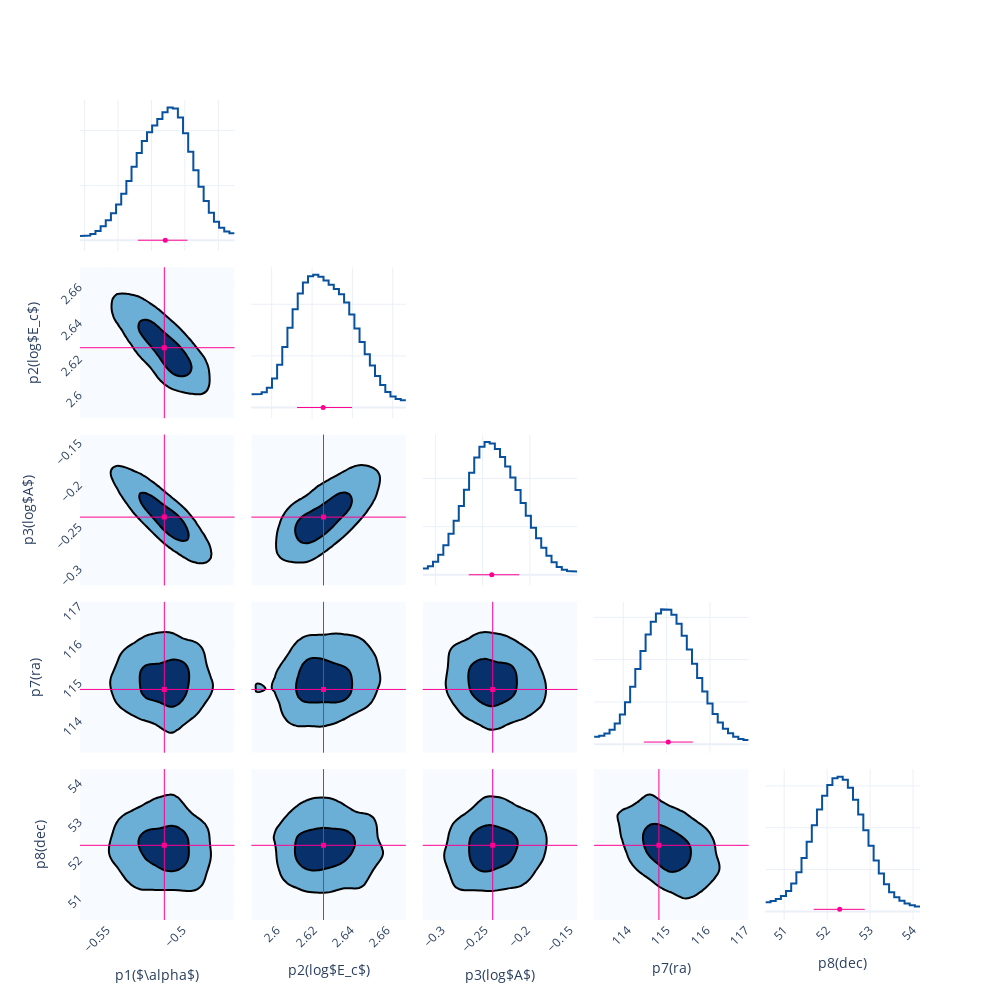

The notebook cell this image was saved under:
### Code cell
fig = Plot.post_corner(post)
fig.save(f'{savepath}/corner')

### Figure 1 — Plotly figure (JSON) as saved in the notebook; plotly's stock layout.template omitted (floating-point values rounded to 4 significant figures; data arrays with more than 128 entries replaced by an {"elided": "..."} marker saying what was removed)
{"data": [{"line": {"color": "#08519c", "width": 2}, "mode": "lines", "name": "p1($\\alpha$)", "showlegend": false, "type": "scatter", "x": [-0.5627, -0.5596, -0.5596, -0.5565, -0.5565, -0.5535, -0.5535, -0.5504, -0.5504, -0.5473, -0.5473, -0.5442, -0.5442, -0.5411, -0.5411, -0.5381, -0.5381, -0.535, -0.535, -0.5319, -0.5319, -0.5288, -0.5288, -0.5257, -0.5257, -0.5227, -0.5227, -0.5196, -0.5196, -0.5165, -0.5165, -0.5134, -0.5134, -0.5103, -0.5103, -0.5072, -0.5072, -0.5042, -0.5042, -0.5011, -0.5011, -0.498, -0.498, -0.4949, -0.4949, -0.4918, -0.4918, -0.4888, -0.4888, -0.4857, -0.4857, -0.4826, -0.4826, -0.4795, -0.4795, -0.4764, -0.4764, -0.4734, -0.4734, -0.4703], "xaxis": "x", "y": [0.7577, 0.7577, 0.8609, 0.8609, 1.144, 1.144, 1.694, 1.694, 2.537, 2.537, 3.631, 3.631, 4.947, 4.947, 6.538, 6.538, 8.496, 8.496, 10.83, 10.83, 13.39, 13.39, 15.93, 15.93, 18.09, 18.09, 19.71, 19.71, 20.94, 20.94, 22.12, 22.12, 23.35, 23.35, 24.21, 24.21, 24.03, 24.03, 22.4, 22.4, 19.54, 19.54, 16.12, 16.12, 12.78, 12.78, 9.781, 9.781, 7.18, 7.18, 5.02, 5.02, 3.377, 3.377, 2.262, 2.262, 1.599, 1.599, 1.293, 1.293], "yaxis": "y"}, {"line": {"color": "#08519c", "width": 2}, "mode": "lines", "name": "p2(log$E_c$)", "showlegend": false, "type": "scatter", "x": [2.59, 2.592, 2.592, 2.595, 2.595, 2.598, 2.598, 2.6, 2.6, 2.603, 2.603, 2.605, 2.605, 2.608, 2.608, 2.61, 2.61, 2.613, 2.613, 2.615, 2.615, 2.618, 2.618, 2.621, 2.621, 2.623, 2.623, 2.626, 2.626, 2.628, 2.628, 2.631, 2.631, 2.633, 2.633, 2.636, 2.636, 2.638, 2.638, 2.641, 2.641, 2.644, 2.644, 2.646, 2.646, 2.649, 2.649, 2.651, 2.651, 2.654, 2.654, 2.656, 2.656, 2.659, 2.659, 2.661, 2.661, 2.664, 2.664, 2.667], "xaxis": "x7", "y": [2.577, 2.577, 2.624, 2.624, 2.94, 2.94, 3.854, 3.854, 5.627, 5.627, 8.307, 8.307, 11.7, 11.7, 15.44, 15.44, 19.03, 19.03, 22.06, 22.06, 24.22, 24.22, 25.4, 25.4, 25.7, 25.7, 25.33, 25.33, 24.58, 24.58, 23.76, 23.76, 22.96, 22.96, 21.96, 21.96, 20.34, 20.34, 18.0, 18.0, 15.3, 15.3, 12.69, 12.69, 10.32, 10.32, 8.122, 8.122, 6.094, 6.094, 4.352, 4.352, 3.02, 3.02, 2.133, 2.133, 1.638, 1.638, 1.433, 1.433], "yaxis": "y7"}, {"colorscale": [[0, "rgb(247,251,255)"], [0.125, "rgb(222,235,247)"], [0.25, "rgb(198,219,239)"], [0.375, "rgb(158,202,225)"], [0.5, "rgb(107,174,214)"], [0.625, "rgb(66,146,198)"], [0.75, "rgb(33,113,181)"], [0.875, "rgb(8,81,156)"], [1, "rgb(8,48,107)"]], "contours": {"end": 0.004957, "size": 0.003817, "start": 0.00114}, "line": {"width": 2}, "name": "p1($\\alpha$)&p2(log$E_c$)", "ncontours": 2, "showlegend": false, "showscale": false, "type": "contour", "x": [-0.5673, -0.5643, -0.5612, -0.5581, -0.555, -0.5519, -0.5488, -0.5458, -0.5427, -0.5396, -0.5365, -0.5334, -0.5304, -0.5273, -0.5242, -0.5211, -0.518, -0.515, -0.5119, -0.5088, -0.5057, -0.5026, -0.4995, -0.4965, -0.4934, -0.4903, -0.4872, -0.4841, -0.4811, -0.478, -0.4749, -0.4718, -0.4687, -0.4656], "xaxis": "x6", "y": [2.586, 2.589, 2.591, 2.594, 2.596, 2.599, 2.601, 2.604, 2.607, 2.609, 2.612, 2.614, 2.617, 2.619, 2.622, 2.624, 2.627, 2.63, 2.632, 2.635, 2.637, 2.64, 2.642, 2.645, 2.647, 2.65, 2.653, 2.655, 2.658, 2.66, 2.663, 2.665, 2.668, 2.67], "yaxis": "y6", "z": {"elided": "34x34 float values"}}, {"line": {"color": "#08519c", "width": 2}, "mode": "lines", "name": "p3(log$A$)", "showlegend": false, "type": "scatter", "x": [-0.3134, -0.3079, -0.3079, -0.3025, -0.3025, -0.297, -0.297, -0.2916, -0.2916, -0.2861, -0.2861, -0.2807, -0.2807, -0.2752, -0.2752, -0.2698, -0.2698, -0.2643, -0.2643, -0.2589, -0.2589, -0.2534, -0.2534, -0.248, -0.248, -0.2425, -0.2425, -0.2371, -0.2371, -0.2316, -0.2316, -0.2262, -0.2262, -0.2207, -0.2207, -0.2153, -0.2153, -0.2098, -0.2098, -0.2044, -0.2044, -0.1989, -0.1989, -0.1935, -0.1935, -0.188, -0.188, -0.1826, -0.1826, -0.1771, -0.1771, -0.1717, -0.1717, -0.1662, -0.1662, -0.1608, -0.1608, -0.1553, -0.1553, -0.1499], "xaxis": "x13", "y": [0.6671, 0.6671, 0.8879, 0.8879, 1.352, 1.352, 2.082, 2.082, 3.068, 3.068, 4.264, 4.264, 5.627, 5.627, 7.153, 7.153, 8.845, 8.845, 10.61, 10.61, 12.19, 12.19, 13.31, 13.31, 13.78, 13.78, 13.64, 13.64, 13.07, 13.07, 12.25, 12.25, 11.26, 11.26, 10.1, 10.1, 8.805, 8.805, 7.45, 7.45, 6.127, 6.127, 4.896, 4.896, 3.789, 3.789, 2.818, 2.818, 1.986, 1.986, 1.311, 1.311, 0.8266, 0.8266, 0.5386, 0.5386, 0.4029, 0.4029, 0.3561, 0.3561], "yaxis": "y13"}, {"colorscale": [[0, "rgb(247,251,255)"], [0.125, "rgb(222,235,247)"], [0.25, "rgb(198,219,239)"], [0.375, "rgb(158,202,225)"], [0.5, "rgb(107,174,214)"], [0.625, "rgb(66,146,198)"], [0.75, "rgb(33,113,181)"], [0.875, "rgb(8,81,156)"], [1, "rgb(8,48,107)"]], "contours": {"end": 0.00629, "size": 0.004835, "start": 0.001455}, "line": {"width": 2}, "name": "p1($\\alpha$)&p3(log$A$)", "ncontours": 2, "showlegend": false, "showscale": false, "type": "contour", "x": [-0.5673, -0.5643, -0.5612, -0.5581, -0.555, -0.5519, -0.5488, -0.5458, -0.5427, -0.5396, -0.5365, -0.5334, -0.5304, -0.5273, -0.5242, -0.5211, -0.518, -0.515, -0.5119, -0.5088, -0.5057, -0.5026, -0.4995, -0.4965, -0.4934, -0.4903, -0.4872, -0.4841, -0.4811, -0.478, -0.4749, -0.4718, -0.4687, -0.4656], "xaxis": "x11", "y": [-0.3216, -0.3161, -0.3107, -0.3052, -0.2998, -0.2943, -0.2889, -0.2834, -0.278, -0.2725, -0.2671, -0.2616, -0.2562, -0.2507, -0.2453, -0.2398, -0.2344, -0.2289, -0.2234, -0.218, -0.2125, -0.2071, -0.2016, -0.1962, -0.1907, -0.1853, -0.1798, -0.1744, -0.1689, -0.1635, -0.158, -0.1526, -0.1471, -0.1417], "yaxis": "y11", "z": {"elided": "34x34 float values"}}, {"colorscale": [[0, "rgb(247,251,255)"], [0.125, "rgb(222,235,247)"], [0.25, "rgb(198,219,239)"], [0.375, "rgb(158,202,225)"], [0.5, "rgb(107,174,214)"], [0.625, "rgb(66,146,198)"], [0.75, "rgb(33,113,181)"], [0.875, "rgb(8,81,156)"], [1, "rgb(8,48,107)"]], "contours": {"end": 0.004408, "size": 0.003379, "start": 0.001029}, "line": {"width": 2}, "name": "p2(log$E_c$)&p3(log$A$)", "ncontours": 2, "showlegend": false, "showscale": false, "type": "contour", "x": [2.586, 2.589, 2.591, 2.594, 2.596, 2.599, 2.601, 2.604, 2.607, 2.609, 2.612, 2.614, 2.617, 2.619, 2.622, 2.624, 2.627, 2.63, 2.632, 2.635, 2.637, 2.64, 2.642, 2.645, 2.647, 2.65, 2.653, 2.655, 2.658, 2.66, 2.663, 2.665, 2.668, 2.67], "xaxis": "x12", "y": [-0.3216, -0.3161, -0.3107, -0.3052, -0.2998, -0.2943, -0.2889, -0.2834, -0.278, -0.2725, -0.2671, -0.2616, -0.2562, -0.2507, -0.2453, -0.2398, -0.2344, -0.2289, -0.2234, -0.218, -0.2125, -0.2071, -0.2016, -0.1962, -0.1907, -0.1853, -0.1798, -0.1744, -0.1689, -0.1635, -0.158, -0.1526, -0.1471, -0.1417], "yaxis": "y12", "z": {"elided": "34x34 float values"}}, {"line": {"color": "#08519c", "width": 2}, "mode": "lines", "name": "p7(ra)", "showlegend": false, "type": "scatter", "x": [113.3, 113.4, 113.4, 113.6, 113.6, 113.7, 113.7, 113.8, 113.8, 113.9, 113.9, 114.0, 114.0, 114.2, 114.2, 114.3, 114.3, 114.4, 114.4, 114.5, 114.5, 114.6, 114.6, 114.8, 114.8, 114.9, 114.9, 115.0, 115.0, 115.1, 115.1, 115.2, 115.2, 115.3, 115.3, 115.5, 115.5, 115.6, 115.6, 115.7, 115.7, 115.8, 115.8, 115.9, 115.9, 116.1, 116.1, 116.2, 116.2, 116.3, 116.3, 116.4, 116.4, 116.5, 116.5, 116.7, 116.7, 116.8, 116.8, 116.9], "xaxis": "x19", "y": [0.03474, 0.03474, 0.03988, 0.03988, 0.05062, 0.05062, 0.06868, 0.06868, 0.09733, 0.09733, 0.1401, 0.1401, 0.1987, 0.1987, 0.2719, 0.2719, 0.3552, 0.3552, 0.4409, 0.4409, 0.5184, 0.5184, 0.579, 0.579, 0.6188, 0.6188, 0.6378, 0.6378, 0.636, 0.636, 0.6128, 0.6128, 0.5703, 0.5703, 0.5135, 0.5135, 0.4483, 0.4483, 0.38, 0.38, 0.313, 0.313, 0.2498, 0.2498, 0.192, 0.192, 0.1424, 0.1424, 0.1029, 0.1029, 0.07331, 0.07331, 0.05121, 0.05121, 0.03501, 0.03501, 0.0244, 0.0244, 0.01929, 0.01929], "yaxis": "y19"}, {"colorscale": [[0, "rgb(247,251,255)"], [0.125, "rgb(222,235,247)"], [0.25, "rgb(198,219,239)"], [0.375, "rgb(158,202,225)"], [0.5, "rgb(107,174,214)"], [0.625, "rgb(66,146,198)"], [0.75, "rgb(33,113,181)"], [0.875, "rgb(8,81,156)"], [1, "rgb(8,48,107)"]], "contours": {"end": 0.00351, "size": 0.002717, "start": 0.000793}, "line": {"width": 2}, "name": "p1($\\alpha$)&p7(ra)", "ncontours": 2, "showlegend": false, "showscale": false, "type": "contour", "x": [-0.5673, -0.5643, -0.5612, -0.5581, -0.555, -0.5519, -0.5488, -0.5458, -0.5427, -0.5396, -0.5365, -0.5334, -0.5304, -0.5273, -0.5242, -0.5211, -0.518, -0.515, -0.5119, -0.5088, -0.5057, -0.5026, -0.4995, -0.4965, -0.4934, -0.4903, -0.4872, -0.4841, -0.4811, -0.478, -0.4749, -0.4718, -0.4687, -0.4656], "xaxis": "x16", "y": [113.1, 113.3, 113.4, 113.5, 113.6, 113.7, 113.9, 114.0, 114.1, 114.2, 114.3, 114.5, 114.6, 114.7, 114.8, 114.9, 115.0, 115.2, 115.3, 115.4, 115.5, 115.6, 115.8, 115.9, 116.0, 116.1, 116.2, 116.4, 116.5, 116.6, 116.7, 116.8, 117.0, 117.1], "yaxis": "y16", "z": {"elided": "34x34 float values"}}, {"colorscale": [[0, "rgb(247,251,255)"], [0.125, "rgb(222,235,247)"], [0.25, "rgb(198,219,239)"], [0.375, "rgb(158,202,225)"], [0.5, "rgb(107,174,214)"], [0.625, "rgb(66,146,198)"], [0.75, "rgb(33,113,181)"], [0.875, "rgb(8,81,156)"], [1, "rgb(8,48,107)"]], "contours": {"end": 0.003202, "size": 0.002405, "start": 0.0007969}, "line": {"width": 2}, "name": "p2(log$E_c$)&p7(ra)", "ncontours": 2, "showlegend": false, "showscale": false, "type": "contour", "x": [2.586, 2.589, 2.591, 2.594, 2.596, 2.599, 2.601, 2.604, 2.607, 2.609, 2.612, 2.614, 2.617, 2.619, 2.622, 2.624, 2.627, 2.63, 2.632, 2.635, 2.637, 2.64, 2.642, 2.645, 2.647, 2.65, 2.653, 2.655, 2.658, 2.66, 2.663, 2.665, 2.668, 2.67], "xaxis": "x17", "y": [113.1, 113.3, 113.4, 113.5, 113.6, 113.7, 113.9, 114.0, 114.1, 114.2, 114.3, 114.5, 114.6, 114.7, 114.8, 114.9, 115.0, 115.2, 115.3, 115.4, 115.5, 115.6, 115.8, 115.9, 116.0, 116.1, 116.2, 116.4, 116.5, 116.6, 116.7, 116.8, 117.0, 117.1], "yaxis": "y17", "z": {"elided": "34x34 float values"}}, {"colorscale": [[0, "rgb(247,251,255)"], [0.125, "rgb(222,235,247)"], [0.25, "rgb(198,219,239)"], [0.375, "rgb(158,202,225)"], [0.5, "rgb(107,174,214)"], [0.625, "rgb(66,146,198)"], [0.75, "rgb(33,113,181)"], [0.875, "rgb(8,81,156)"], [1, "rgb(8,48,107)"]], "contours": {"end": 0.003494, "size": 0.002708, "start": 0.0007852}, "line": {"width": 2}, "name": "p3(log$A$)&p7(ra)", "ncontours": 2, "showlegend": false, "showscale": false, "type": "contour", "x": [-0.3216, -0.3161, -0.3107, -0.3052, -0.2998, -0.2943, -0.2889, -0.2834, -0.278, -0.2725, -0.2671, -0.2616, -0.2562, -0.2507, -0.2453, -0.2398, -0.2344, -0.2289, -0.2234, -0.218, -0.2125, -0.2071, -0.2016, -0.1962, -0.1907, -0.1853, -0.1798, -0.1744, -0.1689, -0.1635, -0.158, -0.1526, -0.1471, -0.1417], "xaxis": "x18", "y": [113.1, 113.3, 113.4, 113.5, 113.6, 113.7, 113.9, 114.0, 114.1, 114.2, 114.3, 114.5, 114.6, 114.7, 114.8, 114.9, 115.0, 115.2, 115.3, 115.4, 115.5, 115.6, 115.8, 115.9, 116.0, 116.1, 116.2, 116.4, 116.5, 116.6, 116.7, 116.8, 117.0, 117.1], "yaxis": "y18", "z": {"elided": "34x34 float values"}}, {"line": {"color": "#08519c", "width": 2}, "mode": "lines", "name": "p8(dec)", "showlegend": false, "type": "scatter", "x": [50.56, 50.68, 50.68, 50.8, 50.8, 50.92, 50.92, 51.04, 51.04, 51.16, 51.16, 51.28, 51.28, 51.4, 51.4, 51.52, 51.52, 51.64, 51.64, 51.76, 51.76, 51.88, 51.88, 52.0, 52.0, 52.12, 52.12, 52.24, 52.24, 52.36, 52.36, 52.48, 52.48, 52.6, 52.6, 52.72, 52.72, 52.84, 52.84, 52.96, 52.96, 53.08, 53.08, 53.2, 53.2, 53.32, 53.32, 53.44, 53.44, 53.56, 53.56, 53.68, 53.68, 53.8, 53.8, 53.92, 53.92, 54.04, 54.04, 54.16], "xaxis": "x25", "y": [0.04366, 0.04366, 0.04938, 0.04938, 0.05948, 0.05948, 0.07413, 0.07413, 0.09709, 0.09709, 0.1337, 0.1337, 0.1871, 0.1871, 0.2552, 0.2552, 0.3325, 0.3325, 0.4118, 0.4118, 0.4871, 0.4871, 0.5533, 0.5533, 0.6046, 0.6046, 0.6358, 0.6358, 0.6439, 0.6439, 0.6286, 0.6286, 0.5907, 0.5907, 0.5333, 0.5333, 0.4631, 0.4631, 0.388, 0.388, 0.3138, 0.3138, 0.2437, 0.2437, 0.181, 0.181, 0.1297, 0.1297, 0.0922, 0.0922, 0.06729, 0.06729, 0.05067, 0.05067, 0.03837, 0.03837, 0.0291, 0.0291, 0.02385, 0.02385], "yaxis": "y25"}, {"colorscale": [[0, "rgb(247,251,255)"], [0.125, "rgb(222,235,247)"], [0.25, "rgb(198,219,239)"], [0.375, "rgb(158,202,225)"], [0.5, "rgb(107,174,214)"], [0.625, "rgb(66,146,198)"], [0.75, "rgb(33,113,181)"], [0.875, "rgb(8,81,156)"], [1, "rgb(8,48,107)"]], "contours": {"end": 0.003567, "size": 0.002821, "start": 0.0007456}, "line": {"width": 2}, "name": "p1($\\alpha$)&p8(dec)", "ncontours": 2, "showlegend": false, "showscale": false, "type": "contour", "x": [-0.5673, -0.5643, -0.5612, -0.5581, -0.555, -0.5519, -0.5488, -0.5458, -0.5427, -0.5396, -0.5365, -0.5334, -0.5304, -0.5273, -0.5242, -0.5211, -0.518, -0.515, -0.5119, -0.5088, -0.5057, -0.5026, -0.4995, -0.4965, -0.4934, -0.4903, -0.4872, -0.4841, -0.4811, -0.478, -0.4749, -0.4718, -0.4687, -0.4656], "xaxis": "x21", "y": [50.38, 50.5, 50.62, 50.74, 50.86, 50.98, 51.1, 51.22, 51.34, 51.46, 51.58, 51.7, 51.82, 51.94, 52.06, 52.18, 52.3, 52.42, 52.54, 52.66, 52.78, 52.9, 53.02, 53.14, 53.26, 53.38, 53.5, 53.62, 53.74, 53.86, 53.98, 54.1, 54.22, 54.34], "yaxis": "y21", "z": {"elided": "34x34 float values"}}, {"colorscale": [[0, "rgb(247,251,255)"], [0.125, "rgb(222,235,247)"], [0.25, "rgb(198,219,239)"], [0.375, "rgb(158,202,225)"], [0.5, "rgb(107,174,214)"], [0.625, "rgb(66,146,198)"], [0.75, "rgb(33,113,181)"], [0.875, "rgb(8,81,156)"], [1, "rgb(8,48,107)"]], "contours": {"end": 0.003277, "size": 0.00257, "start": 0.0007075}, "line": {"width": 2}, "name": "p2(log$E_c$)&p8(dec)", "ncontours": 2, "showlegend": false, "showscale": false, "type": "contour", "x": [2.586, 2.589, 2.591, 2.594, 2.596, 2.599, 2.601, 2.604, 2.607, 2.609, 2.612, 2.614, 2.617, 2.619, 2.622, 2.624, 2.627, 2.63, 2.632, 2.635, 2.637, 2.64, 2.642, 2.645, 2.647, 2.65, 2.653, 2.655, 2.658, 2.66, 2.663, 2.665, 2.668, 2.67], "xaxis": "x22", "y": [50.38, 50.5, 50.62, 50.74, 50.86, 50.98, 51.1, 51.22, 51.34, 51.46, 51.58, 51.7, 51.82, 51.94, 52.06, 52.18, 52.3, 52.42, 52.54, 52.66, 52.78, 52.9, 53.02, 53.14, 53.26, 53.38, 53.5, 53.62, 53.74, 53.86, 53.98, 54.1, 54.22, 54.34], "yaxis": "y22", "z": {"elided": "34x34 float values"}}, {"colorscale": [[0, "rgb(247,251,255)"], [0.125, "rgb(222,235,247)"], [0.25, "rgb(198,219,239)"], [0.375, "rgb(158,202,225)"], [0.5, "rgb(107,174,214)"], [0.625, "rgb(66,146,198)"], [0.75, "rgb(33,113,181)"], [0.875, "rgb(8,81,156)"], [1, "rgb(8,48,107)"]], "contours": {"end": 0.003561, "size": 0.002801, "start": 0.0007594}, "line": {"width": 2}, "name": "p3(log$A$)&p8(dec)", "ncontours": 2, "showlegend": false, "showscale": false, "type": "contour", "x": [-0.3216, -0.3161, -0.3107, -0.3052, -0.2998, -0.2943, -0.2889, -0.2834, -0.278, -0.2725, -0.2671, -0.2616, -0.2562, -0.2507, -0.2453, -0.2398, -0.2344, -0.2289, -0.2234, -0.218, -0.2125, -0.2071, -0.2016, -0.1962, -0.1907, -0.1853, -0.1798, -0.1744, -0.1689, -0.1635, -0.158, -0.1526, -0.1471, -0.1417], "xaxis": "x23", "y": [50.38, 50.5, 50.62, 50.74, 50.86, 50.98, 51.1, 51.22, 51.34, 51.46, 51.58, 51.7, 51.82, 51.94, 52.06, 52.18, 52.3, 52.42, 52.54, 52.66, 52.78, 52.9, 53.02, 53.14, 53.26, 53.38, 53.5, 53.62, 53.74, 53.86, 53.98, 54.1, 54.22, 54.34], "yaxis": "y23", "z": {"elided": "34x34 float values"}}, {"colorscale": [[0, "rgb(247,251,255)"], [0.125, "rgb(222,235,247)"], [0.25, "rgb(198,219,239)"], [0.375, "rgb(158,202,225)"], [0.5, "rgb(107,174,214)"], [0.625, "rgb(66,146,198)"], [0.75, "rgb(33,113,181)"], [0.875, "rgb(8,81,156)"], [1, "rgb(8,48,107)"]], "contours": {"end": 0.003916, "size": 0.003097, "start": 0.0008191}, "line": {"width": 2}, "name": "p7(ra)&p8(dec)", "ncontours": 2, "showlegend": false, "showscale": false, "type": "contour", "x": [113.1, 113.3, 113.4, 113.5, 113.6, 113.7, 113.9, 114.0, 114.1, 114.2, 114.3, 114.5, 114.6, 114.7, 114.8, 114.9, 115.0, 115.2, 115.3, 115.4, 115.5, 115.6, 115.8, 115.9, 116.0, 116.1, 116.2, 116.4, 116.5, 116.6, 116.7, 116.8, 117.0, 117.1], "xaxis": "x24", "y": [50.38, 50.5, 50.62, 50.74, 50.86, 50.98, 51.1, 51.22, 51.34, 51.46, 51.58, 51.7, 51.82, 51.94, 52.06, 52.18, 52.3, 52.42, 52.54, 52.66, 52.78, 52.9, 53.02, 53.14, 53.26, 53.38, 53.5, 53.62, 53.74, 53.86, 53.98, 54.1, 54.22, 54.34], "yaxis": "y24", "z": {"elided": "34x34 float values"}}, {"error_x": {"array": [0.01328], "arrayminus": [0.01639], "color": "#FF0092", "symmetric": false, "thickness": 1, "type": "data", "width": 0}, "marker": {"color": "#FF0092", "size": 5, "symbol": "circle"}, "mode": "markers", "name": "p1($\\alpha$)", "showlegend": false, "type": "scatter", "x": [-0.5117], "xaxis": "x", "y": [0.01], "yaxis": "y"}, {"error_x": {"array": [0.01434], "arrayminus": [0.01292], "color": "#FF0092", "symmetric": false, "thickness": 1, "type": "data", "width": 0}, "marker": {"color": "#FF0092", "size": 5, "symbol": "circle"}, "mode": "markers", "name": "p2(log$E_c$)", "showlegend": false, "type": "scatter", "x": [2.626], "xaxis": "x7", "y": [0.01], "yaxis": "y7"}, {"error_x": {"array": [0.0291], "arrayminus": [0.02441], "color": "#FF0092", "symmetric": false, "thickness": 1, "type": "data", "width": 0}, "marker": {"color": "#FF0092", "size": 5, "symbol": "circle"}, "mode": "markers", "name": "p3(log$A$)", "showlegend": false, "type": "scatter", "x": [-0.2403], "xaxis": "x13", "y": [0.01], "yaxis": "y13"}, {"error_x": {"array": [0.5661], "arrayminus": [0.564], "color": "#FF0092", "symmetric": false, "thickness": 1, "type": "data", "width": 0}, "marker": {"color": "#FF0092", "size": 5, "symbol": "circle"}, "mode": "markers", "name": "p7(ra)", "showlegend": false, "type": "scatter", "x": [115.0], "xaxis": "x19", "y": [0.01], "yaxis": "y19"}, {"error_x": {"array": [0.5829], "arrayminus": [0.604], "color": "#FF0092", "symmetric": false, "thickness": 1, "type": "data", "width": 0}, "marker": {"color": "#FF0092", "size": 5, "symbol": "circle"}, "mode": "markers", "name": "p8(dec)", "showlegend": false, "type": "scatter", "x": [52.29], "xaxis": "x25", "y": [0.01], "yaxis": "y25"}, {"marker": {"color": "#FF0092", "size": 5, "symbol": "square"}, "mode": "markers", "name": "p1($\\alpha$)&p2(log$E_c$)", "showlegend": false, "type": "scatter", "x": [-0.5119], "xaxis": "x6", "y": [2.625], "yaxis": "y6"}, {"marker": {"color": "#FF0092", "size": 5, "symbol": "square"}, "mode": "markers", "name": "p1($\\alpha$)&p3(log$A$)", "showlegend": false, "type": "scatter", "x": [-0.5119], "xaxis": "x11", "y": [-0.2401], "yaxis": "y11"}, {"marker": {"color": "#FF0092", "size": 5, "symbol": "square"}, "mode": "markers", "name": "p2(log$E_c$)&p3(log$A$)", "showlegend": false, "type": "scatter", "x": [2.625], "xaxis": "x12", "y": [-0.2401], "yaxis": "y12"}, {"marker": {"color": "#FF0092", "size": 5, "symbol": "square"}, "mode": "markers", "name": "p1($\\alpha$)&p7(ra)", "showlegend": false, "type": "scatter", "x": [-0.5119], "xaxis": "x16", "y": [114.8], "yaxis": "y16"}, {"marker": {"color": "#FF0092", "size": 5, "symbol": "square"}, "mode": "markers", "name": "p2(log$E_c$)&p7(ra)", "showlegend": false, "type": "scatter", "x": [2.625], "xaxis": "x17", "y": [114.8], "yaxis": "y17"}, {"marker": {"color": "#FF0092", "size": 5, "symbol": "square"}, "mode": "markers", "name": "p3(log$A$)&p7(ra)", "showlegend": false, "type": "scatter", "x": [-0.2401], "xaxis": "x18", "y": [114.8], "yaxis": "y18"}, {"marker": {"color": "#FF0092", "size": 5, "symbol": "square"}, "mode": "markers", "name": "p1($\\alpha$)&p8(dec)", "showlegend": false, "type": "scatter", "x": [-0.5119], "xaxis": "x21", "y": [52.34], "yaxis": "y21"}, {"marker": {"color": "#FF0092", "size": 5, "symbol": "square"}, "mode": "markers", "name": "p2(log$E_c$)&p8(dec)", "showlegend": false, "type": "scatter", "x": [2.625], "xaxis": "x22", "y": [52.34], "yaxis": "y22"}, {"marker": {"color": "#FF0092", "size": 5, "symbol": "square"}, "mode": "markers", "name": "p3(log$A$)&p8(dec)", "showlegend": false, "type": "scatter", "x": [-0.2401], "xaxis": "x23", "y": [52.34], "yaxis": "y23"}, {"marker": {"color": "#FF0092", "size": 5, "symbol": "square"}, "mode": "markers", "name": "p7(ra)&p8(dec)", "showlegend": false, "type": "scatter", "x": [114.8], "xaxis": "x24", "y": [52.34], "yaxis": "y24"}], "layout": {"height": 1000, "shapes": [{"line": {"color": "#FF0092", "width": 1}, "type": "line", "x0": -0.5119, "x1": -0.5119, "xref": "x6", "y0": 0, "y1": 1, "yref": "y6 domain"}, {"line": {"color": "#FF0092", "width": 1}, "type": "line", "x0": 0, "x1": 1, "xref": "x6 domain", "y0": 2.625, "y1": 2.625, "yref": "y6"}, {"line": {"color": "#FF0092", "width": 1}, "type": "line", "x0": -0.5119, "x1": -0.5119, "xref": "x11", "y0": 0, "y1": 1, "yref": "y11 domain"}, {"line": {"color": "#FF0092", "width": 1}, "type": "line", "x0": 0, "x1": 1, "xref": "x11 domain", "y0": -0.2401, "y1": -0.2401, "yref": "y11"}, {"line": {"color": "#FF0092", "width": 1}, "type": "line", "x0": 2.625, "x1": 2.625, "xref": "x12", "y0": 0, "y1": 1, "yref": "y12 domain"}, {"line": {"color": "#FF0092", "width": 1}, "type": "line", "x0": 0, "x1": 1, "xref": "x12 domain", "y0": -0.2401, "y1": -0.2401, "yref": "y12"}, {"line": {"color": "#FF0092", "width": 1}, "type": "line", "x0": -0.5119, "x1": -0.5119, "xref": "x16", "y0": 0, "y1": 1, "yref": "y16 domain"}, {"line": {"color": "#FF0092", "width": 1}, "type": "line", "x0": 0, "x1": 1, "xref": "x16 domain", "y0": 114.8, "y1": 114.8, "yref": "y16"}, {"line": {"color": "#FF0092", "width": 1}, "type": "line", "x0": 2.625, "x1": 2.625, "xref": "x17", "y0": 0, "y1": 1, "yref": "y17 domain"}, {"line": {"color": "#FF0092", "width": 1}, "type": "line", "x0": 0, "x1": 1, "xref": "x17 domain", "y0": 114.8, "y1": 114.8, "yref": "y17"}, {"line": {"color": "#FF0092", "width": 1}, "type": "line", "x0": -0.2401, "x1": -0.2401, "xref": "x18", "y0": 0, "y1": 1, "yref": "y18 domain"}, {"line": {"color": "#FF0092", "width": 1}, "type": "line", "x0": 0, "x1": 1, "xref": "x18 domain", "y0": 114.8, "y1": 114.8, "yref": "y18"}, {"line": {"color": "#FF0092", "width": 1}, "type": "line", "x0": -0.5119, "x1": -0.5119, "xref": "x21", "y0": 0, "y1": 1, "yref": "y21 domain"}, {"line": {"color": "#FF0092", "width": 1}, "type": "line", "x0": 0, "x1": 1, "xref": "x21 domain", "y0": 52.34, "y1": 52.34, "yref": "y21"}, {"line": {"color": "#FF0092", "width": 1}, "type": "line", "x0": 2.625, "x1": 2.625, "xref": "x22", "y0": 0, "y1": 1, "yref": "y22 domain"}, {"line": {"color": "#FF0092", "width": 1}, "type": "line", "x0": 0, "x1": 1, "xref": "x22 domain", "y0": 52.34, "y1": 52.34, "yref": "y22"}, {"line": {"color": "#FF0092", "width": 1}, "type": "line", "x0": -0.2401, "x1": -0.2401, "xref": "x23", "y0": 0, "y1": 1, "yref": "y23 domain"}, {"line": {"color": "#FF0092", "width": 1}, "type": "line", "x0": 0, "x1": 1, "xref": "x23 domain", "y0": 52.34, "y1": 52.34, "yref": "y23"}, {"line": {"color": "#FF0092", "width": 1}, "type": "line", "x0": 114.8, "x1": 114.8, "xref": "x24", "y0": 0, "y1": 1, "yref": "y24 domain"}, {"line": {"color": "#FF0092", "width": 1}, "type": "line", "x0": 0, "x1": 1, "xref": "x24 domain", "y0": 52.34, "y1": 52.34, "yref": "y24"}], "width": 1000, "xaxis": {"anchor": "y", "domain": [0, 0.184], "showticklabels": false, "tickangle": -45}, "xaxis10": {"anchor": "y10", "domain": [0.816, 1]}, "xaxis11": {"anchor": "y11", "domain": [0, 0.184], "showticklabels": false, "tickangle": -45}, "xaxis12": {"anchor": "y12", "domain": [0.204, 0.388], "showticklabels": false, "tickangle": -45}, "xaxis13": {"anchor": "y13", "domain": [0.408, 0.592], "showticklabels": false, "tickangle": -45}, "xaxis14": {"anchor": "y14", "domain": [0.612, 0.796]}, "xaxis15": {"anchor": "y15", "domain": [0.816, 1]}, "xaxis16": {"anchor": "y16", "domain": [0, 0.184], "showticklabels": false, "tickangle": -45}, "xaxis17": {"anchor": "y17", "domain": [0.204, 0.388], "showticklabels": false, "tickangle": -45}, "xaxis18": {"anchor": "y18", "domain": [0.408, 0.592], "showticklabels": false, "tickangle": -45}, "xaxis19": {"anchor": "y19", "domain": [0.612, 0.796], "showticklabels": false, "tickangle": -45}, "xaxis2": {"anchor": "y2", "domain": [0.204, 0.388]}, "xaxis20": {"anchor": "y20", "domain": [0.816, 1]}, "xaxis21": {"anchor": "y21", "domain": [0, 0.184], "showticklabels": true, "tickangle": -45, "title": {"text": "p1($\\alpha$)"}}, "xaxis22": {"anchor": "y22", "domain": [0.204, 0.388], "showticklabels": true, "tickangle": -45, "title": {"text": "p2(log$E_c$)"}}, "xaxis23": {"anchor": "y23", "domain": [0.408, 0.592], "showticklabels": true, "tickangle": -45, "title": {"text": "p3(log$A$)"}}, "xaxis24": {"anchor": "y24", "domain": [0.612, 0.796], "showticklabels": true, "tickangle": -45, "title": {"text": "p7(ra)"}}, "xaxis25": {"anchor": "y25", "domain": [0.816, 1], "showticklabels": true, "tickangle": -45, "title": {"text": "p8(dec)"}}, "xaxis3": {"anchor": "y3", "domain": [0.408, 0.592]}, "xaxis4": {"anchor": "y4", "domain": [0.612, 0.796]}, "xaxis5": {"anchor": "y5", "domain": [0.816, 1]}, "xaxis6": {"anchor": "y6", "domain": [0, 0.184], "showticklabels": false, "tickangle": -45}, "xaxis7": {"anchor": "y7", "domain": [0.204, 0.388], "showticklabels": false, "tickangle": -45}, "xaxis8": {"anchor": "y8", "domain": [0.408, 0.592]}, "xaxis9": {"anchor": "y9", "domain": [0.612, 0.796]}, "yaxis": {"anchor": "x", "domain": [0.816, 1], "showticklabels": false, "tickangle": -45}, "yaxis10": {"anchor": "x10", "domain": [0.612, 0.796]}, "yaxis11": {"anchor": "x11", "domain": [0.408, 0.592], "showticklabels": true, "tickangle": -45, "title": {"text": "p3(log$A$)"}}, "yaxis12": {"anchor": "x12", "domain": [0.408, 0.592], "showticklabels": false, "tickangle": -45}, "yaxis13": {"anchor": "x13", "domain": [0.408, 0.592], "showticklabels": false, "tickangle": -45}, "yaxis14": {"anchor": "x14", "domain": [0.408, 0.592]}, "yaxis15": {"anchor": "x15", "domain": [0.408, 0.592]}, "yaxis16": {"anchor": "x16", "domain": [0.204, 0.388], "showticklabels": true, "tickangle": -45, "title": {"text": "p7(ra)"}}, "yaxis17": {"anchor": "x17", "domain": [0.204, 0.388], "showticklabels": false, "tickangle": -45}, "yaxis18": {"anchor": "x18", "domain": [0.204, 0.388], "showticklabels": false, "tickangle": -45}, "yaxis19": {"anchor": "x19", "domain": [0.204, 0.388], "showticklabels": false, "tickangle": -45}, "yaxis2": {"anchor": "x2", "domain": [0.816, 1]}, "yaxis20": {"anchor": "x20", "domain": [0.204, 0.388]}, "yaxis21": {"anchor": "x21", "domain": [0, 0.184], "showticklabels": true, "tickangle": -45, "title": {"text": "p8(dec)"}}, "yaxis22": {"anchor": "x22", "domain": [0, 0.184], "showticklabels": false, "tickangle": -45}, "yaxis23": {"anchor": "x23", "domain": [0, 0.184], "showticklabels": false, "tickangle": -45}, "yaxis24": {"anchor": "x24", "domain": [0, 0.184], "showticklabels": false, "tickangle": -45}, "yaxis25": {"anchor": "x25", "domain": [0, 0.184], "showticklabels": false, "tickangle": -45}, "yaxis3": {"anchor": "x3", "domain": [0.816, 1]}, "yaxis4": {"anchor": "x4", "domain": [0.816, 1]}, "yaxis5": {"anchor": "x5", "domain": [0.816, 1]}, "yaxis6": {"anchor": "x6", "domain": [0.612, 0.796], "showticklabels": true, "tickangle": -45, "title": {"text": "p2(log$E_c$)"}}, "yaxis7": {"anchor": "x7", "domain": [0.612, 0.796], "showticklabels": false, "tickangle": -45}, "yaxis8": {"anchor": "x8", "domain": [0.612, 0.796]}, "yaxis9": {"anchor": "x9", "domain": [0.612, 0.796]}}}
